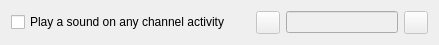
<?xml version="1.0" encoding="UTF-8"?>
<ui version="4.0">
 <class>PhononActivityNotificationConfigWidget</class>
 <widget class="QWidget" name="PhononActivityNotificationConfigWidget">
  <property name="geometry">
   <rect>
    <x>0</x>
    <y>0</y>
    <width>439</width>
    <height>40</height>
   </rect>
  </property>
  <property name="windowTitle">
   <string>Form</string>
  </property>
  <layout class="QHBoxLayout" name="horizontalLayout">
   <item>
    <widget class="QCheckBox" name="enabled">
     <property name="autoFillBackground">
      <bool>true</bool>
     </property>
     <property name="text">
      <string>Play a sound on any channel activity</string>
     </property>
    </widget>
   </item>
   <item>
    <spacer name="horizontalSpacer">
     <property name="orientation">
      <enum>Qt::Horizontal</enum>
     </property>
     <property name="sizeType">
      <enum>QSizePolicy::Fixed</enum>
     </property>
     <property name="sizeHint" stdset="0">
      <size>
       <width>20</width>
       <height>20</height>
      </size>
     </property>
    </spacer>
   </item>
   <item>
    <widget class="QToolButton" name="play">
     <property name="enabled">
      <bool>false</bool>
     </property>
     <property name="toolTip">
      <string>Prelisten to the selected sound</string>
     </property>
     <property name="text">
      <string/>
     </property>
    </widget>
   </item>
   <item>
    <widget class="QLineEdit" name="filename">
     <property name="enabled">
      <bool>false</bool>
     </property>
     <property name="toolTip">
      <string>Select the sound file to play</string>
     </property>
    </widget>
   </item>
   <item>
    <widget class="QToolButton" name="open">
     <property name="enabled">
      <bool>false</bool>
     </property>
     <property name="toolTip">
      <string>Select the sound file to play</string>
     </property>
     <property name="text">
      <string/>
     </property>
    </widget>
   </item>
  </layout>
 </widget>
 <resources/>
 <connections>
  <connection>
   <sender>enabled</sender>
   <signal>toggled(bool)</signal>
   <receiver>filename</receiver>
   <slot>setEnabled(bool)</slot>
   <hints>
    <hint type="sourcelabel">
     <x>59</x>
     <y>15</y>
    </hint>
    <hint type="destinationlabel">
     <x>246</x>
     <y>20</y>
    </hint>
   </hints>
  </connection>
  <connection>
   <sender>enabled</sender>
   <signal>toggled(bool)</signal>
   <receiver>open</receiver>
   <slot>setEnabled(bool)</slot>
   <hints>
    <hint type="sourcelabel">
     <x>89</x>
     <y>18</y>
    </hint>
    <hint type="destinationlabel">
     <x>426</x>
     <y>22</y>
    </hint>
   </hints>
  </connection>
 </connections>
</ui>
